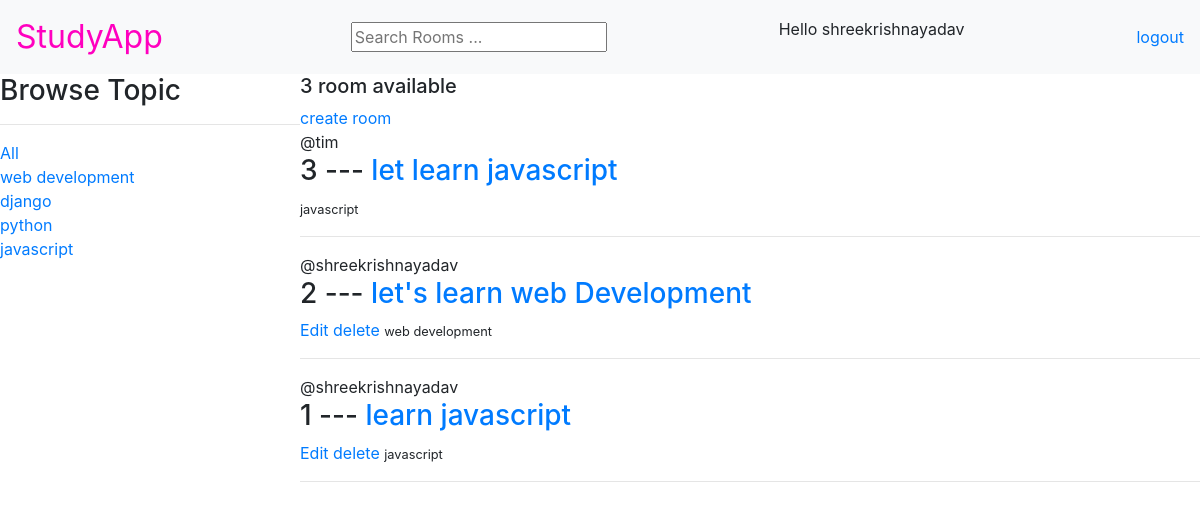
The app's page / (signed in) with its own data.
### base/models.py (models this page shows, shortened)
class Topic(models.Model):
    name = models.CharField(max_length=200)

class Room(models.Model):
    host = models.ForeignKey(User, on_delete=models.SET_NULL, null=True)
    topic = models.ForeignKey(Topic, on_delete=models.SET_NULL, null=True)
    name = models.CharField(max_length=200)
    description = models.TextField(null=True, blank=True)
    participants = models.ManyToManyField(User, related_name='participants', blank=True)
    updated = models.DateTimeField(auto_now=True)
    created = models.DateTimeField(auto_now_add=True)
    class Meta:
        ordering = ['-created', '-updated']

### base/views.py (the view)
# urls.py: path('', view=views.home, name="home"),
def home(request):
    q = request.GET.get('q') if request.GET.get('q') != None else ''
    rooms = Room.objects.filter(
        Q(topic__name__icontains=q) |
        Q(name__icontains=q) |
        Q(description__icontains=q)
    )
    room_count = rooms.count()
    topics = Topic.objects.all()
    context = {'rooms':rooms, 'topics': topics, 'room_count':room_count}
    return render(request, "base/home.html", context)

### base/templates/base/home.html
{% extends "base/main.html" %}
{% block content %}
    <div class= "home-container">
        <div>
            <h3> Browse Topic </h3>
            <hr>
            <div>
                <a href="{% url "home" %}">All</a>
            </div>
            {% for topic in topics %}
            <div>
                <a href="{% url "home" %}?q={{topic.name}}">{{topic.name}}</a>
            </div>
            {% endfor %}
        </div>
        <div>
            <h5> {{room_count}} room available </h5>
            <a href="{% url "create-room" %}">create room </a>
                <div>
                    {% for room in rooms %}
                        <div>
                            <span>@{{room.host.username}}</span>
                            <h3> {{room.id}} --- <a href="/room/{{room.id}}">{{room.name}}</a></h3>
                            {% if request.user == room.host %}
                            <a href= "{% url 'update-room' room.id %}"> Edit </a>
                            <a href= "{% url 'delete-room' room.id %}"> delete </a>
                            {% endif %}
                            <small> {{room.topic.name}}</small>
                            <hr>
                        </div>
                    {% endfor %}
                </div>
        </div>
    </div>
{% endblock content %}

### base/templates/base/navbar.html
<nav class="navbar navbar-dark bg-light">
    <a class="navbar-brand custom-navbar-brand" href="/">
      StudyApp
    </a>
    <form method="GET" action = "{% url "home" %}">
      <input type = "text" name = "q" placeholder = "Search Rooms ..." />
    </form>
    {% if request.user.is_authenticated %}
    <p> Hello {{request.user}}</p>
    <a href = "{% url "logout" %}"> logout </a>
    {% else %}
      <a href = "{% url "login" %}"> login </a>
    {% endif %}
  </nav>

### static/css/style.css (style rules this page uses)
.custom-navbar-brand { font-size: 2rem; color: rgb(255, 0, 191) !important; }
.home-container { display: grid; grid-template-columns: 1fr 3fr; }

### records on screen
Topic: name "web development"
Topic: name "django"
Topic: name "python"
Topic: name "javascript"
Room: host.username "tim", id "3", name "let learn javascript", topic.name "javascript"
Room: host.username "shreekrishnayadav", id "2", name "let's learn web Development", shows "Edit", topic.name "web development"
Room: host.username "shreekrishnayadav", id "1", name "learn javascript", shows "Edit", topic.name "javascript"

### other values on screen
{{ request.user }} "shreekrishnayadav"
{{ room_count }} "3"
